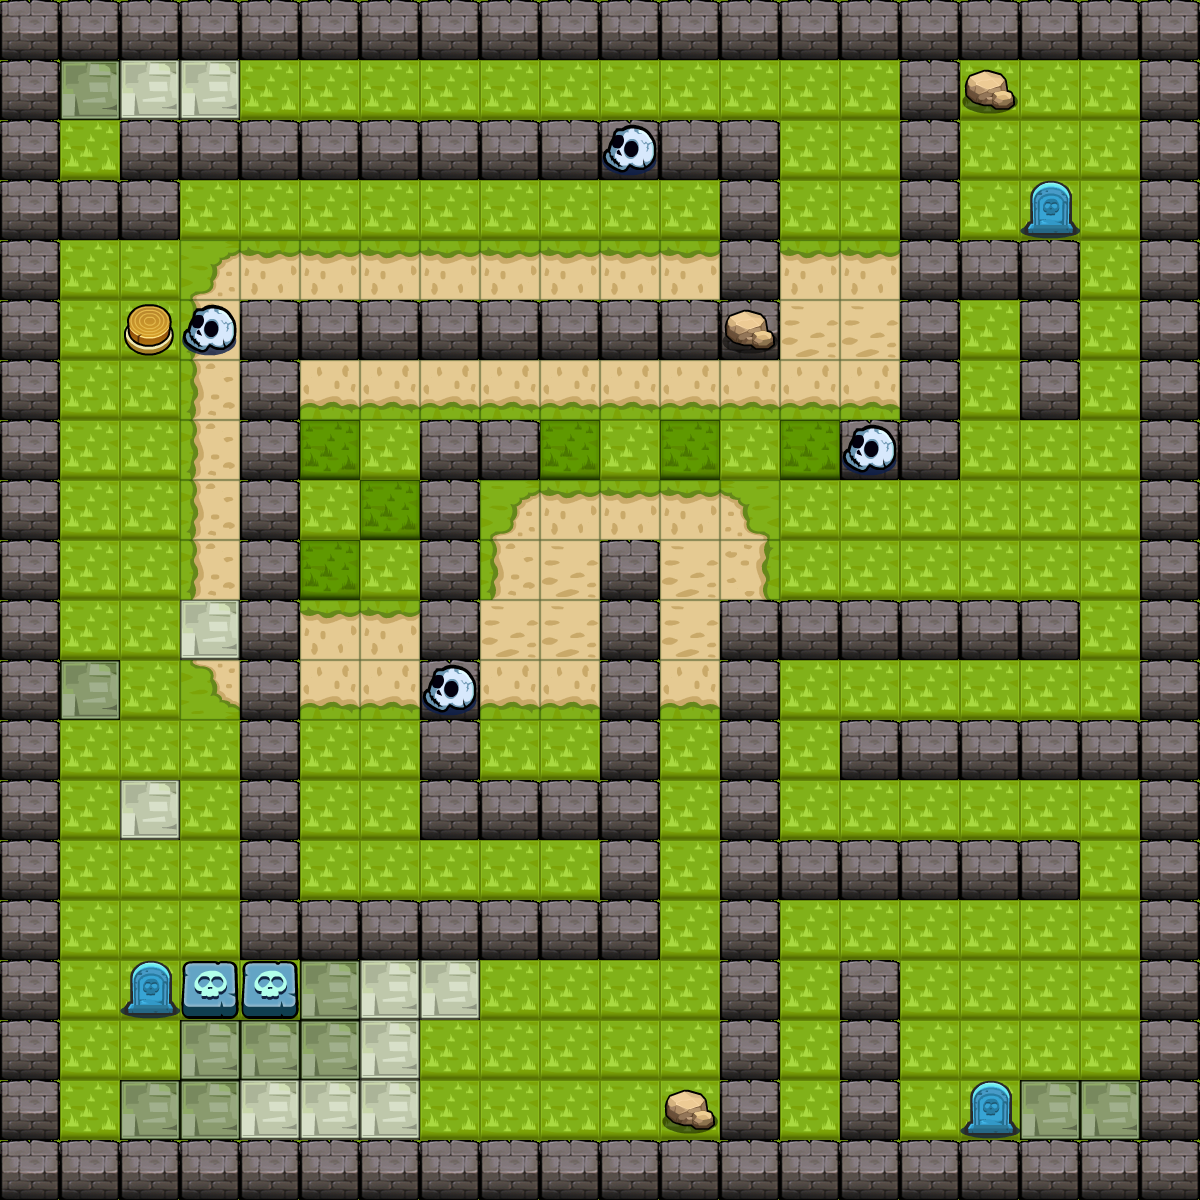

This is a level from a 2D game, rendered from its Tiled map with the project's own tilesets. A one-line summary and the map file follow, with tile-layer data summarised:
An orthogonal 20x20 tile map with 60x60 px tiles, 3 tile layers (块层 1, 块层 2, 块层 3).

<map version="1.0" orientation="orthogonal" width="20" height="20" tilewidth="60" tileheight="60">
 <tileset firstgid="1" name="map" tilewidth="60" tileheight="60">
  <image source="map.png" width="480" height="360" />
 </tileset>
 <layer name="块层 1" width="20" height="20">
  <data>[400 cells, 400 non-empty, 1 distinct tile ids]</data>
 </layer>
 <layer name="块层 2" width="20" height="20">
  <data>[400 cells, 250 non-empty, 13 distinct tile ids]</data>
 </layer>
 <layer name="块层 3" width="20" height="20">
  <data>[400 cells, 13 non-empty, 5 distinct tile ids]</data>
 </layer>
</map>
